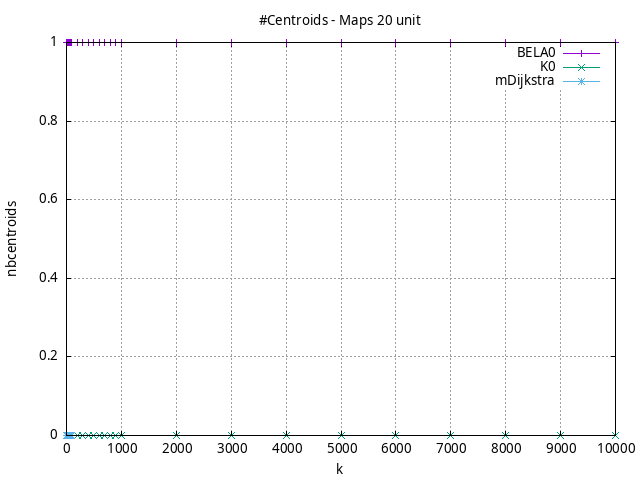

This figure's gnuplot source:
#!/usr/bin/gnuplot
# -*- coding: utf-8 -*-
#
# results/maps/unit/20/random512-20.brute-force.unit.nbcentroids.gnuplot
#
# Started on 04/03/2024 23:08:46
# Author: Carlos Linares López
set grid
set xlabel "k"
set ylabel "nbcentroids"

set title "#Centroids - Maps 20 unit"

set terminal png enhanced font "Ariel,10"
set output 'random512-20.brute-force.unit.nbcentroids.png'

plot "-" title "BELA0"      with linesp, "-" title "K0"      with linesp, "-" title "mDijkstra"      with linesp

	1 1.0
	2 1.0
	3 1.0
	4 1.0
	5 1.0
	6 1.0
	7 1.0
	8 1.0
	9 1.0
	10 1.0
	20 1.0
	30 1.0
	40 1.0
	50 1.0
	60 1.0
	70 1.0
	80 1.0
	90 1.0
	100 1.0
	200 1.0
	300 1.0
	400 1.0
	500 1.0
	600 1.0
	700 1.0
	800 1.0
	900 1.0
	1000 1.0
	2000 1.0
	3000 1.0
	4000 1.0
	5000 1.0
	6000 1.0
	7000 1.0
	8000 1.0
	9000 1.0
	10000 1.0
end
	1 0.0
	2 0.0
	3 0.0
	4 0.0
	5 0.0
	6 0.0
	7 0.0
	8 0.0
	9 0.0
	10 0.0
	20 0.0
	30 0.0
	40 0.0
	50 0.0
	60 0.0
	70 0.0
	80 0.0
	90 0.0
	100 0.0
	200 0.0
	300 0.0
	400 0.0
	500 0.0
	600 0.0
	700 0.0
	800 0.0
	900 0.0
	1000 0.0
end
	1 0.0
	2 0.0
	3 0.0
	4 0.0
end
